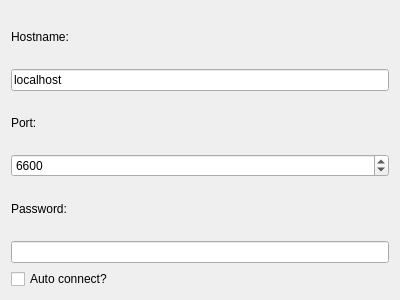
<?xml version="1.0" encoding="UTF-8"?>
<ui version="4.0">
 <class>qmpdplasmoidConfig</class>
 <widget class="QWidget" name="qmpdplasmoidConfig">
  <property name="geometry">
   <rect>
    <x>0</x>
    <y>0</y>
    <width>400</width>
    <height>300</height>
   </rect>
  </property>
  <property name="windowTitle">
   <string>Form</string>
  </property>
  <layout class="QVBoxLayout" name="verticalLayout">
   <item>
    <widget class="QLabel" name="label">
     <property name="text">
      <string>Hostname:</string>
     </property>
    </widget>
   </item>
   <item>
    <widget class="QLineEdit" name="hostname">
     <property name="text">
      <string>localhost</string>
     </property>
    </widget>
   </item>
   <item>
    <widget class="QLabel" name="label_2">
     <property name="text">
      <string>Port:</string>
     </property>
    </widget>
   </item>
   <item>
    <widget class="QSpinBox" name="port">
     <property name="minimum">
      <number>1</number>
     </property>
     <property name="maximum">
      <number>65536</number>
     </property>
     <property name="value">
      <number>6600</number>
     </property>
    </widget>
   </item>
   <item>
    <widget class="QLabel" name="label_3">
     <property name="text">
      <string>Password:</string>
     </property>
    </widget>
   </item>
   <item>
    <widget class="QLineEdit" name="password">
     <property name="echoMode">
      <enum>QLineEdit::Password</enum>
     </property>
    </widget>
   </item>
   <item>
    <widget class="QCheckBox" name="autoconnect">
     <property name="text">
      <string>Auto connect?</string>
     </property>
    </widget>
   </item>
  </layout>
 </widget>
 <resources/>
 <connections/>
</ui>
